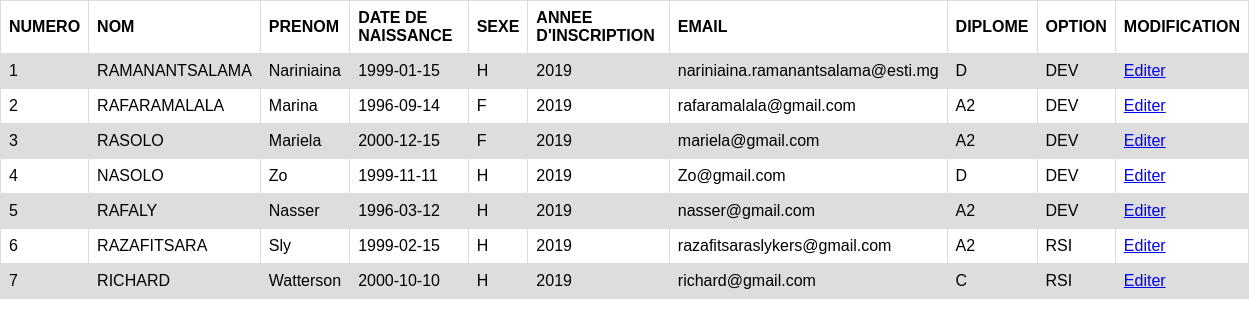
Before: /afficheall.php with the older database file.
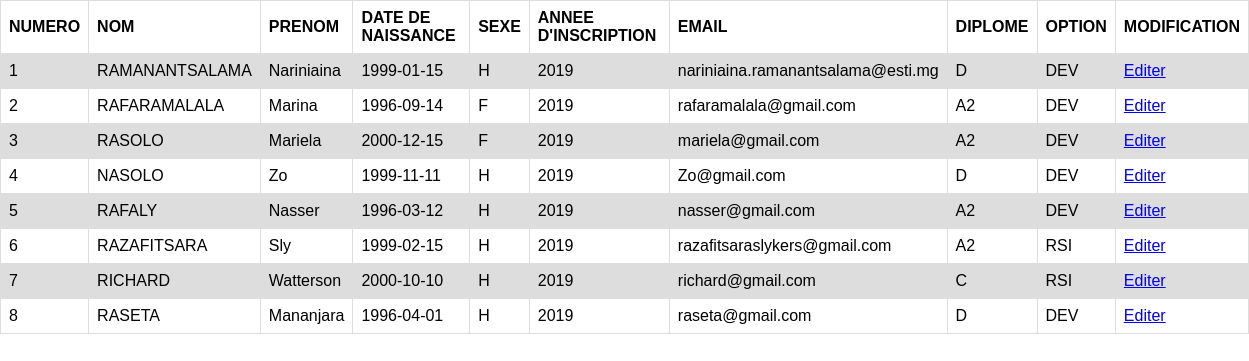
After: the same page with the newer database file.
### tables this page shows
CREATE TABLE IF NOT EXISTS `t_eleve` (
  `el_id` int(11) NOT NULL AUTO_INCREMENT,
  `el_nom` varchar(30) DEFAULT NULL,
  `el_prenom` varchar(30) DEFAULT NULL,
  `el_ddn` date DEFAULT NULL,
  `el_sexe` varchar(1) DEFAULT NULL,
  `el_inscription` int(4) DEFAULT NULL,
  `el_email` varchar(40) DEFAULT NULL,
  `el_diplome` varchar(40) NOT NULL,
  `el_option` varchar(40) NOT NULL,
  PRIMARY KEY (`el_id`)
);

### afficheall.php (the view)
<?php
	require_once("conn.php");
	$req = "select * from t_eleve";
	$resultat = mysqli_query($conn,$req) or die(mysql_error());
 ?>
 <html>
 <body>
 	<table>
 		<tr>
 			<th>NUMERO</th>
 			<th>NOM</th>
 			<th>PRENOM</th>
 			<th>DATE DE NAISSANCE</th>
 			<th>SEXE</th>
 			<th>ANNEE D'INSCRIPTION</th>
 			<th>EMAIL</th>
 			<th>DIPLOME</th>
 			<th>OPTION</th>
 			<th>MODIFICATION</th>
 		</tr>
 		<?php  while ($etudiant = mysqli_fetch_assoc($resultat))  {  ?>
 		<tr>
 			<td><?php echo ($etudiant['el_id']); ?></td>
 			<td><?php echo ($etudiant['el_nom']); ?></td>
 			<td><?php echo ($etudiant['el_prenom']); ?></td>
 			<td><?php echo ($etudiant['el_ddn']); ?></td>
 			<td><?php echo ($etudiant['el_sexe']); ?></td>
 			<td><?php echo ($etudiant['el_inscription']); ?></td>
 			<td><?php echo ($etudiant['el_email']); ?></td>
 			<td><?php echo ($etudiant['el_diplome']); ?></td>
 			<td><?php echo ($etudiant['el_option']); ?></td>
 			<td><span><a href="info.php?code=<?php echo ($etudiant['el_id']); ?>">Editer</a></span></td>
 		</tr>
		<?php } ?>
 	</table>
 </body>
 </html>
 <link rel="stylesheet" type="text/css" href="style.css">

### style.css (style rules this page uses)
body { margin: 0; font-family: sans-serif; background: transparent; background-color: transparent; }
table { font-family: arial, sans-serif; border-collapse: collapse; width: 100%; text-align: left; }
td, th { border: 1px solid #dddddd; text-align: left; padding: 8px; }
tr:nth-child(even) { background-color: #dddddd; }

Changed rows visible on the page:
added t_eleve: el_id "8", el_nom "RASETA", el_prenom "Mananjara", el_ddn "1996-04-01", el_sexe "H", el_inscription "2019", el_email "raseta@gmail.com", el_diplome "D", el_option "DEV"
